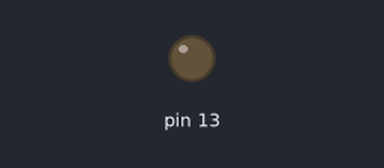
The sketch below on a simulated Arduino Uno, built with avr-gcc and run on an emulated ATmega328P. Shown: output pins drawn as LEDs (lit = HIGH).

Above: at 0.3 s.
At 4.6 s:
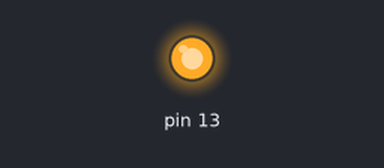
Timing chart, 0 to 7.0 s (numbered marks = the images above):
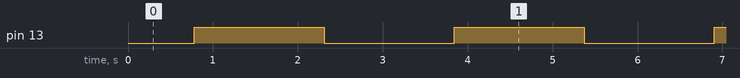

The sketch:

migae.ino
```cpp
int brightness = 0;
int fadeAmount = 5;

void setup() {
  pinMode(13, OUTPUT);
}

void loop() {
  analogWrite(13, brightness);
  brightness += fadeAmount;
  if (brightness == 0 || brightness == 255){
    fadeAmount = -fadeAmount;
  }
  delay(30);

}
```

Measured:
- by itself, pin 13: alternates HIGH for 1.5 s and LOW for 1.5 s
